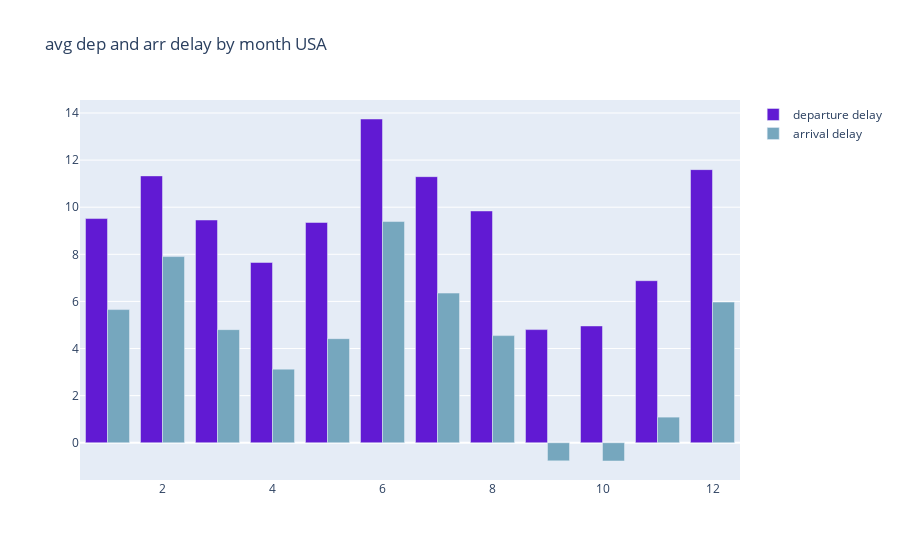

Here is the notebook cell this chart was saved with:
### Code cell
fig = go.Figure(data=[go.Bar(x=df.month, y=df.dep_delay, name = "departure delay", marker_color = "#611ad3"),
                     go.Bar(x=df.month, y=df.arr_delay, name = "arrival delay", marker_color = "#76a7be")],
               layout=go.Layout(title="avg dep and arr delay by month USA"))
fig.show()

### Figure 1 — Plotly figure (JSON) as saved in the notebook; plotly's stock layout.template omitted (floating-point values rounded to 4 significant figures)
{"data": [{"marker": {"color": "#611ad3"}, "name": "departure delay", "type": "bar", "x": [2, 7, 1, 11, 6, 8, 3, 12, 9, 10, 4, 5], "y": [11.33, 11.3, 9.517, 6.88, 13.74, 9.84, 9.457, 11.59, 4.804, 4.959, 7.654, 9.353]}, {"marker": {"color": "#76a7be"}, "name": "arrival delay", "type": "bar", "x": [2, 7, 1, 11, 6, 8, 3, 12, 9, 10, 4, 5], "y": [7.903, 6.354, 5.653, 1.088, 9.391, 4.548, 4.802, 5.972, -0.7679, -0.7751, 3.125, 4.419]}], "layout": {"title": {"text": "avg dep and arr delay by month USA"}}}
